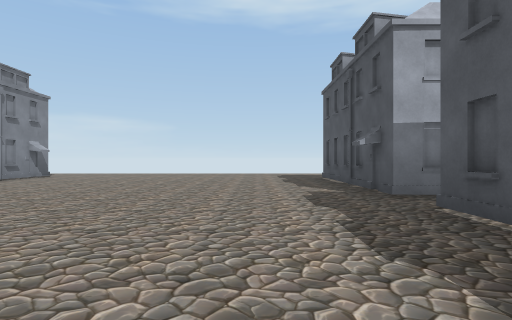
View 1 (above)

19 first-person views from a walk through a 3-D level made in the Unity game engine. The camera is 1.2 m above the floor, looks level and sees 80° across. The floor is counted in squares, 2 m on a side. Each view is taken from the middle of a square. On the plan, view 1 faces up. The plan holds only what a view shows up to about 9 squares ahead; the rest is blank. The place goes on beyond the plan. The player character is not drawn. Some surface patterns are stand-ins.

View 2
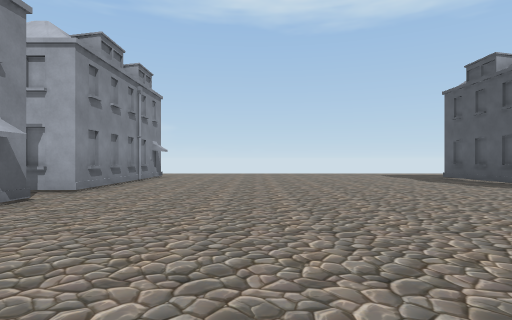

View 3
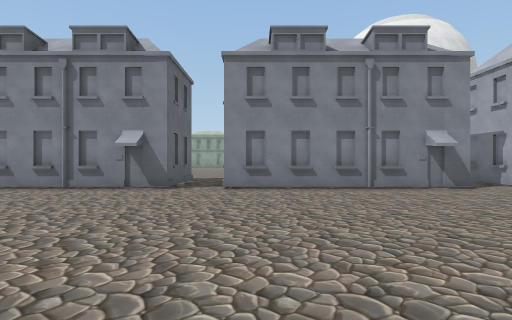

View 4
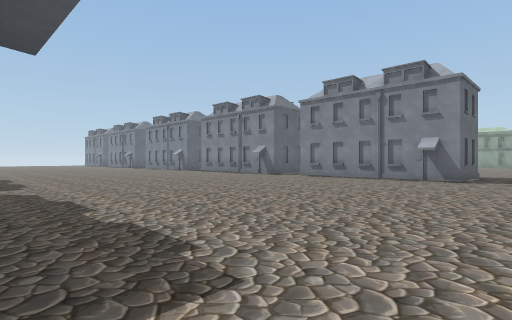

View 5
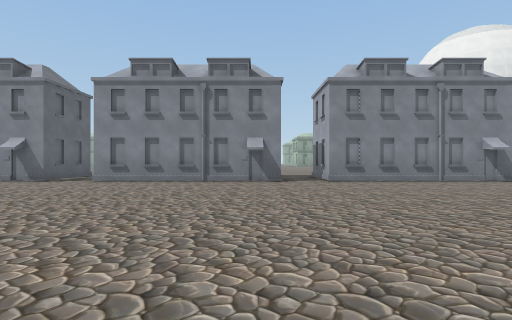

View 6
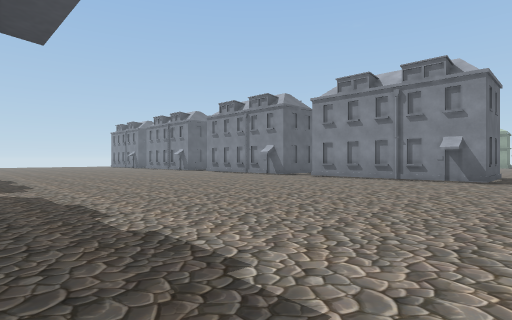

View 7
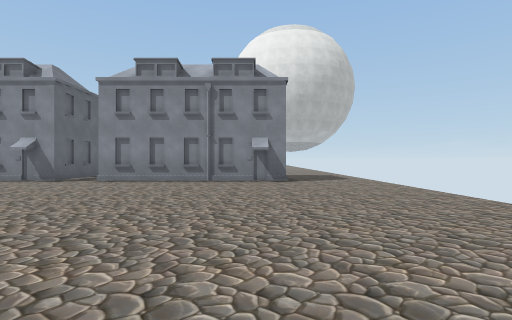

View 8
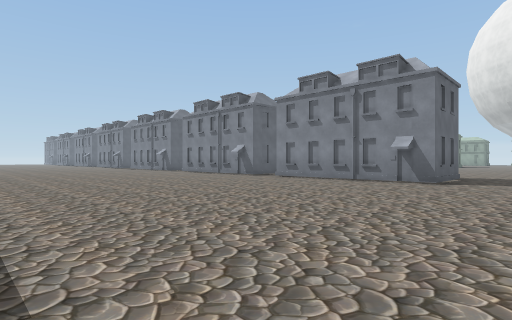

View 9
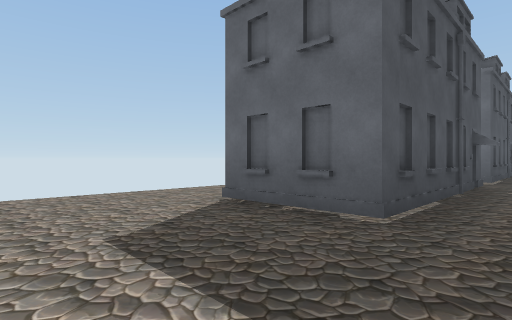

View 10
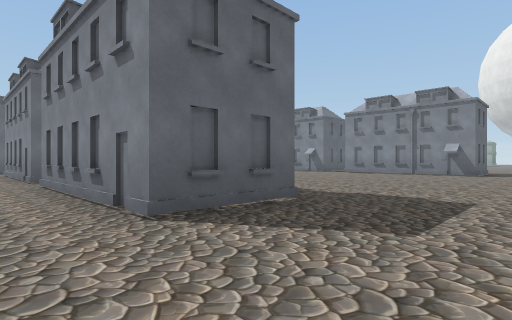

View 11
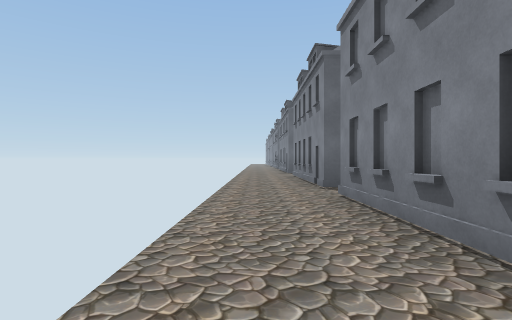

View 12
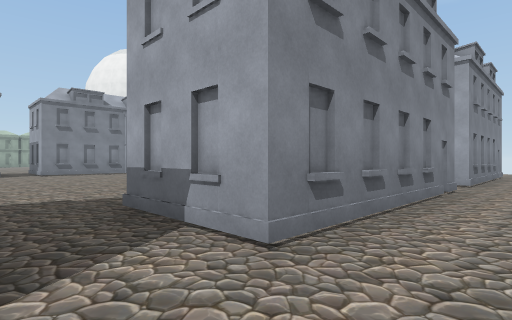

View 13
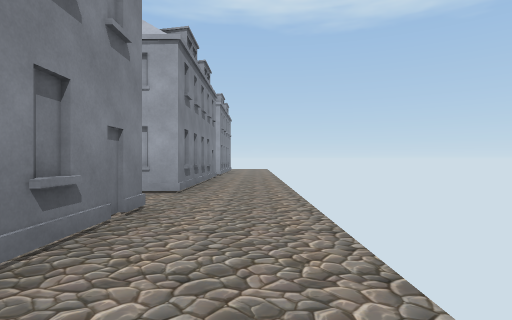

View 14
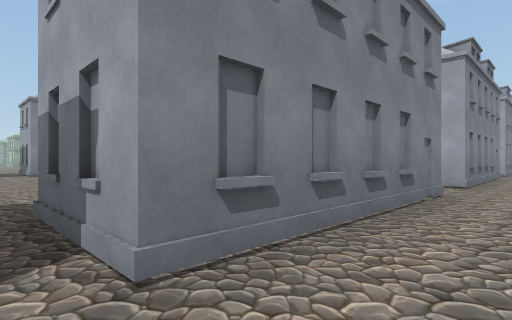

View 15
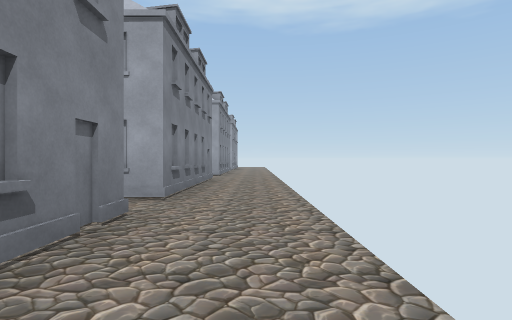

View 16
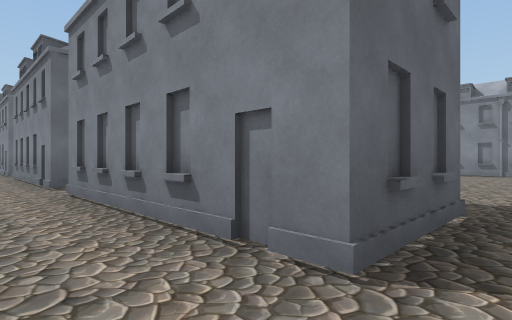

View 17
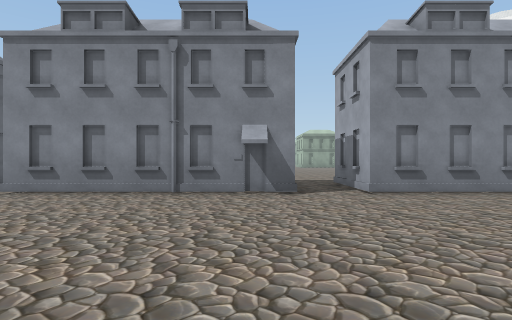

View 18
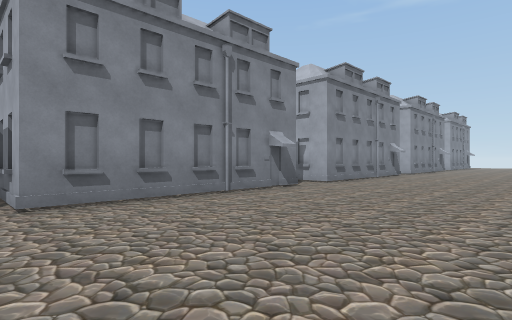

View 19
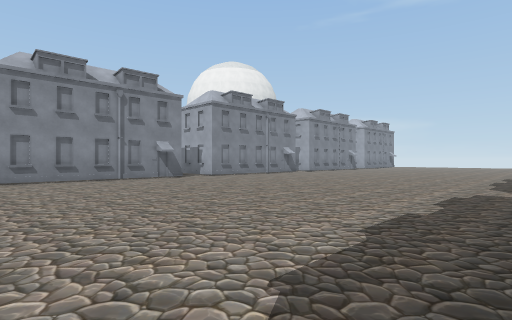

### Floor plan
Key: @ floor where view 1 was taken; # wall or solid block; . floor; B building.
Columns run from 11 left of view 1 to 6 right of it. Each row starts with its distance up from view 1.
 13    ...............
 12   ................
 11   ................
 10    #..........BB..
  9    #B......... #..
  8    #.......... #..
  7    #.......... #..
  6   ##.......... #..
  5    ...........##..
  4    #..............
  3    #..........  ..
  2    #B......... #..
  1    #.........B #..
  0    #.......@.. #..
 -1  .............##..
 -2  .##..............
 -3    #..............
 -4    #B......... #..
 -5    #.......... #..
 -6    #.........B #..
 -7 ..##.......... #..
 -8 ..............##..
 -9    #..............
-10    #B.........BB..
-11    #.......... #..
-12    #.......... #..
-13   ##.......... #..
-14    ........... #..

Where each view was taken, in squares from view 1:
view 1: 0 up, 0 right, facing up
view 2: 0 up, 4 left, facing up
view 3: 0 up, 1 left, facing left
view 4: 0 up, 2 right, facing down-left
view 5: 9 down, 1 right, facing left
view 6: 7 down, 2 right, facing down-left
view 7: 10 up, 1 right, facing left
view 8: 13 up, 1 right, facing down-left
view 9: 13 up, 1 right, facing down-right
view 10: 13 up, 6 right, facing down-left
view 11: 10 up, 6 right, facing down
view 12: 3 down, 6 right, facing up-left
view 13: 7 down, 6 right, facing up
view 14: 9 down, 6 right, facing up-left
view 15: 13 down, 6 right, facing up
view 16: 9 down, 6 right, facing down-left
view 17: 9 down, 2 left, facing left
view 18: 14 down, 3 left, facing up-left
view 19: 14 down, 2 right, facing up-left
